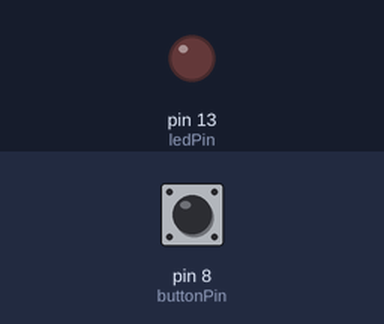
Simulated run of this sketch. Board: Arduino Uno, built with avr-gcc and run on an emulated ATmega328P. On the bench: output pins drawn as LEDs (lit = HIGH). Dashed ring = blinking. The inputs (shaded band) are chosen by the test bench; at power-on: pin 8 (buttonPin) LOW.

Above: at 1.2 s.
1.3 s: pin 8 (buttonPin) pulled HIGH for 1 s
At 5.1 s:
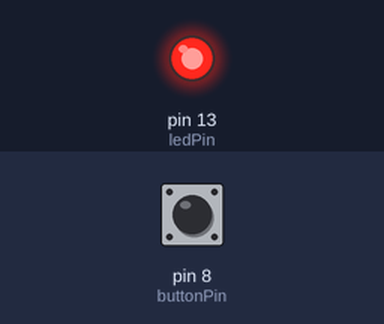
5.2 s: pin 8 (buttonPin) pulled HIGH for 0.15 s
6.9 s: pin 8 (buttonPin) pulled HIGH for 3.2 s
At 7.2 s:
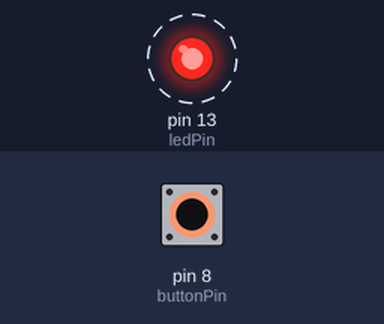
Timing chart, 0 to 11.6 s (numbered marks = the images above; inputs shaded):
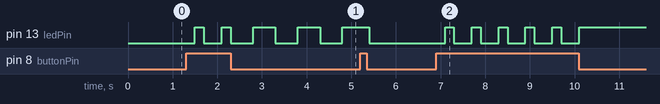

The sketch:

sketch.ino
```cpp
const int ledPin = 13;
const int buttonPin = 8;

int buttonState = 0;
int ledMode = 0;
unsigned long lastBlinkTime = 0;
// For blinkingat 1 Hz
const int blinkInterval = 500;

void setup() {
  pinMode(ledPin, OUTPUT);
  pinMode(buttonPin, INPUT);
}

void loop() {
  // Read the current state
  buttonState = digitalRead(buttonPin);

  // Changing modes
  // Cycle
  if (buttonState == HIGH) {
    ledMode = (ledMode + 1) % 3;
    delay(200);
  }

  // Handle modes
  if (ledMode == 0) {
    // Off
    digitalWrite(ledPin, LOW);
  } else if (ledMode == 1) {
    // Light up
    digitalWrite(ledPin, HIGH);
  } else if (ledMode == 2) {
    // Blinking
    // When the currentTime - lastBlinkTime greater or equal blinkInterval
    // it will blink
    unsigned long currentTime = millis();
    if (currentTime - lastBlinkTime >= blinkInterval) {
      lastBlinkTime = currentTime;
      int ledState = digitalRead(ledPin);
      digitalWrite(ledPin, !ledState);
    }
  }
}
```

Measured:
- after the input at 1.3 s, pin 13 (ledPin): LOW → HIGH after 0.20 s, → LOW 0.20 s later, → HIGH 0.40 s later, → LOW 0.20 s later, … (9 changes in this stretch)
- after the input at 6.9 s, pin 13 (ledPin): alternates HIGH for 0.20 s and LOW for 0.40 s, 11 changes in all, then stays HIGH, starting after 0.20 s
